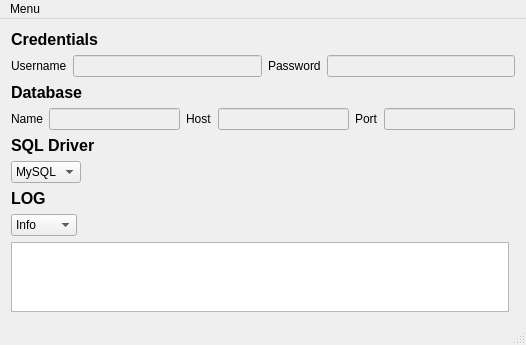
<?xml version="1.0" encoding="UTF-8"?>
<ui version="4.0">
 <class>QcGenerator</class>
 <widget class="QMainWindow" name="QcGenerator">
  <property name="geometry">
   <rect>
    <x>0</x>
    <y>0</y>
    <width>526</width>
    <height>337</height>
   </rect>
  </property>
  <property name="windowTitle">
   <string>QcGenerator</string>
  </property>
  <widget class="QWidget" name="centralWidget">
   <layout class="QGridLayout" name="gridLayout">
    <item row="6" column="0">
     <widget class="QLabel" name="label_9">
      <property name="sizePolicy">
       <sizepolicy hsizetype="Fixed" vsizetype="Preferred">
        <horstretch>0</horstretch>
        <verstretch>0</verstretch>
       </sizepolicy>
      </property>
      <property name="text">
       <string>&lt;html&gt;&lt;head/&gt;&lt;body&gt;&lt;p&gt;&lt;span style=&quot; font-size:12pt; font-weight:600;&quot;&gt;LOG&lt;/span&gt;&lt;/p&gt;&lt;/body&gt;&lt;/html&gt;</string>
      </property>
     </widget>
    </item>
    <item row="1" column="0" colspan="2">
     <layout class="QHBoxLayout" name="horizontalLayout_5">
      <item>
       <widget class="QLabel" name="label">
        <property name="text">
         <string>Username</string>
        </property>
       </widget>
      </item>
      <item>
       <widget class="QLineEdit" name="usernameEdit">
        <property name="enabled">
         <bool>false</bool>
        </property>
       </widget>
      </item>
      <item>
       <widget class="QLabel" name="label_2">
        <property name="text">
         <string>Password</string>
        </property>
       </widget>
      </item>
      <item>
       <widget class="QLineEdit" name="passwordEdit">
        <property name="enabled">
         <bool>false</bool>
        </property>
        <property name="inputMethodHints">
         <set>Qt::ImhHiddenText|Qt::ImhNoAutoUppercase|Qt::ImhNoPredictiveText|Qt::ImhSensitiveData</set>
        </property>
        <property name="echoMode">
         <enum>QLineEdit::Password</enum>
        </property>
       </widget>
      </item>
     </layout>
    </item>
    <item row="3" column="0" colspan="2">
     <layout class="QHBoxLayout" name="horizontalLayout_6">
      <item>
       <widget class="QLabel" name="label_3">
        <property name="text">
         <string>Name</string>
        </property>
       </widget>
      </item>
      <item>
       <widget class="QLineEdit" name="dbNameEdit">
        <property name="enabled">
         <bool>false</bool>
        </property>
       </widget>
      </item>
      <item>
       <widget class="QLabel" name="label_4">
        <property name="text">
         <string>Host</string>
        </property>
       </widget>
      </item>
      <item>
       <widget class="QLineEdit" name="dbHostEdit">
        <property name="enabled">
         <bool>false</bool>
        </property>
       </widget>
      </item>
      <item>
       <widget class="QLabel" name="label_7">
        <property name="text">
         <string>Port</string>
        </property>
       </widget>
      </item>
      <item>
       <widget class="QLineEdit" name="dbPortEdit">
        <property name="enabled">
         <bool>false</bool>
        </property>
       </widget>
      </item>
     </layout>
    </item>
    <item row="8" column="0">
     <widget class="QTextBrowser" name="logBrowser"/>
    </item>
    <item row="0" column="0" colspan="2">
     <widget class="QLabel" name="label_6">
      <property name="text">
       <string>&lt;html&gt;&lt;head/&gt;&lt;body&gt;&lt;p&gt;&lt;span style=&quot; font-size:12pt; font-weight:600;&quot;&gt;Credentials&lt;/span&gt;&lt;/p&gt;&lt;/body&gt;&lt;/html&gt;</string>
      </property>
     </widget>
    </item>
    <item row="2" column="0" colspan="2">
     <widget class="QLabel" name="label_5">
      <property name="text">
       <string>&lt;html&gt;&lt;head/&gt;&lt;body&gt;&lt;p&gt;&lt;span style=&quot; font-size:12pt; font-weight:600;&quot;&gt;Database&lt;/span&gt;&lt;/p&gt;&lt;/body&gt;&lt;/html&gt;</string>
      </property>
     </widget>
    </item>
    <item row="4" column="0">
     <widget class="QLabel" name="label_8">
      <property name="text">
       <string>&lt;html&gt;&lt;head/&gt;&lt;body&gt;&lt;p&gt;&lt;span style=&quot; font-size:12pt; font-weight:600;&quot;&gt;SQL Driver&lt;/span&gt;&lt;/p&gt;&lt;/body&gt;&lt;/html&gt;</string>
      </property>
     </widget>
    </item>
    <item row="5" column="0">
     <widget class="QComboBox" name="typeBox">
      <property name="sizePolicy">
       <sizepolicy hsizetype="Fixed" vsizetype="Fixed">
        <horstretch>0</horstretch>
        <verstretch>0</verstretch>
       </sizepolicy>
      </property>
      <item>
       <property name="text">
        <string>MySQL</string>
       </property>
      </item>
     </widget>
    </item>
    <item row="7" column="0">
     <widget class="QComboBox" name="comboBox">
      <property name="sizePolicy">
       <sizepolicy hsizetype="Fixed" vsizetype="Fixed">
        <horstretch>0</horstretch>
        <verstretch>0</verstretch>
       </sizepolicy>
      </property>
      <item>
       <property name="text">
        <string>Info</string>
       </property>
      </item>
      <item>
       <property name="text">
        <string>Debug</string>
       </property>
      </item>
     </widget>
    </item>
   </layout>
  </widget>
  <widget class="QMenuBar" name="menuBar">
   <property name="geometry">
    <rect>
     <x>0</x>
     <y>0</y>
     <width>526</width>
     <height>21</height>
    </rect>
   </property>
   <widget class="QMenu" name="menuMenu">
    <property name="title">
     <string>Menu</string>
    </property>
    <widget class="QMenu" name="menuLoad">
     <property name="title">
      <string>Load</string>
     </property>
     <addaction name="actionSetDBProperty"/>
     <addaction name="actionSetMappingProperty"/>
    </widget>
    <addaction name="menuLoad"/>
    <addaction name="actionConnect"/>
    <addaction name="actionGenerate"/>
   </widget>
   <addaction name="menuMenu"/>
  </widget>
  <widget class="QStatusBar" name="statusBar"/>
  <action name="actionSetDBProperty">
   <property name="text">
    <string>Database properties</string>
   </property>
  </action>
  <action name="actionSetMappingProperty">
   <property name="text">
    <string>Mapping properties</string>
   </property>
  </action>
  <action name="actionConnect">
   <property name="text">
    <string>Connect</string>
   </property>
  </action>
  <action name="actionGenerate">
   <property name="text">
    <string>Generate</string>
   </property>
  </action>
 </widget>
 <layoutdefault spacing="6" margin="11"/>
 <resources/>
 <connections/>
</ui>
